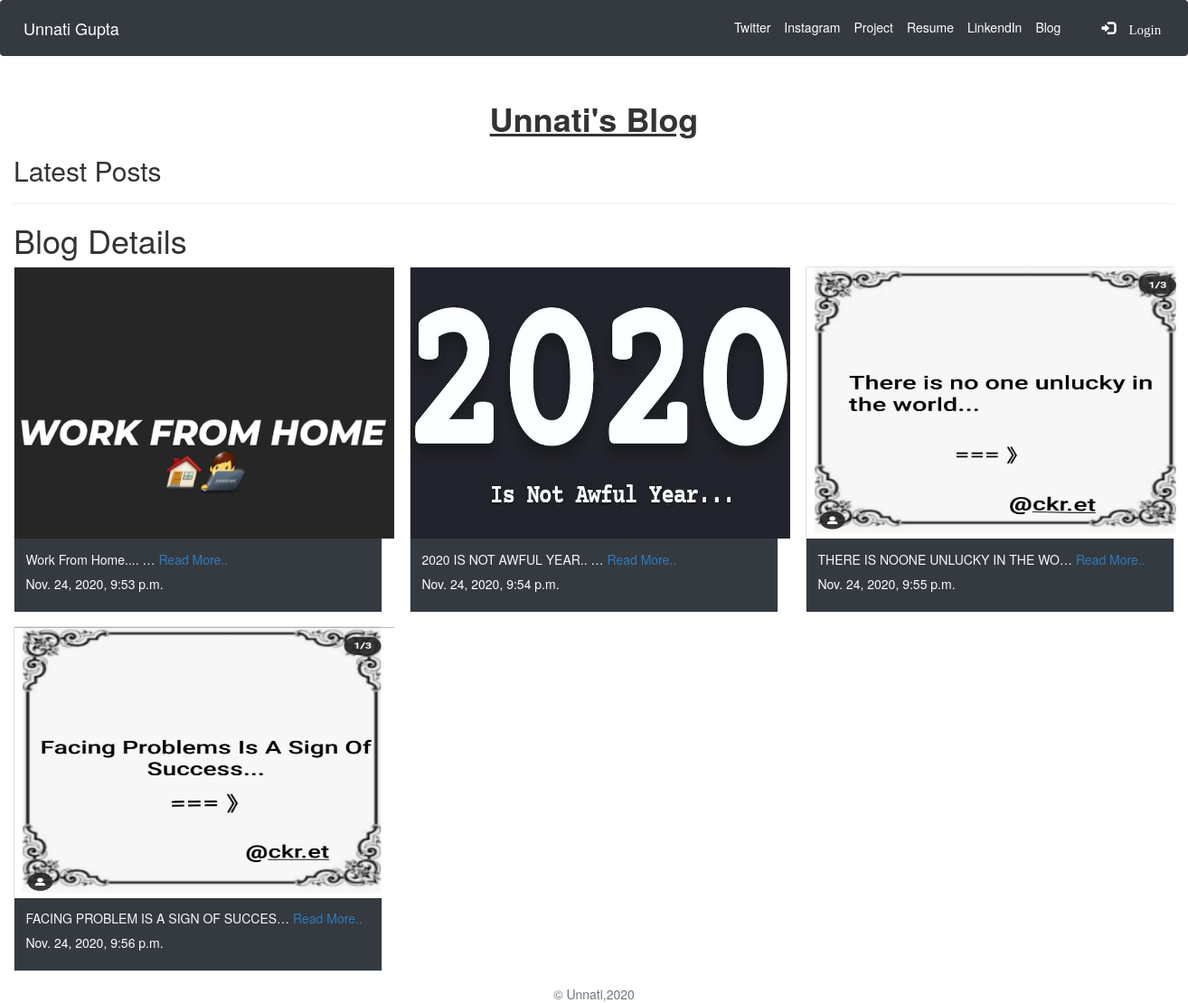
/blog/, run on an earlier commit of the app's database.
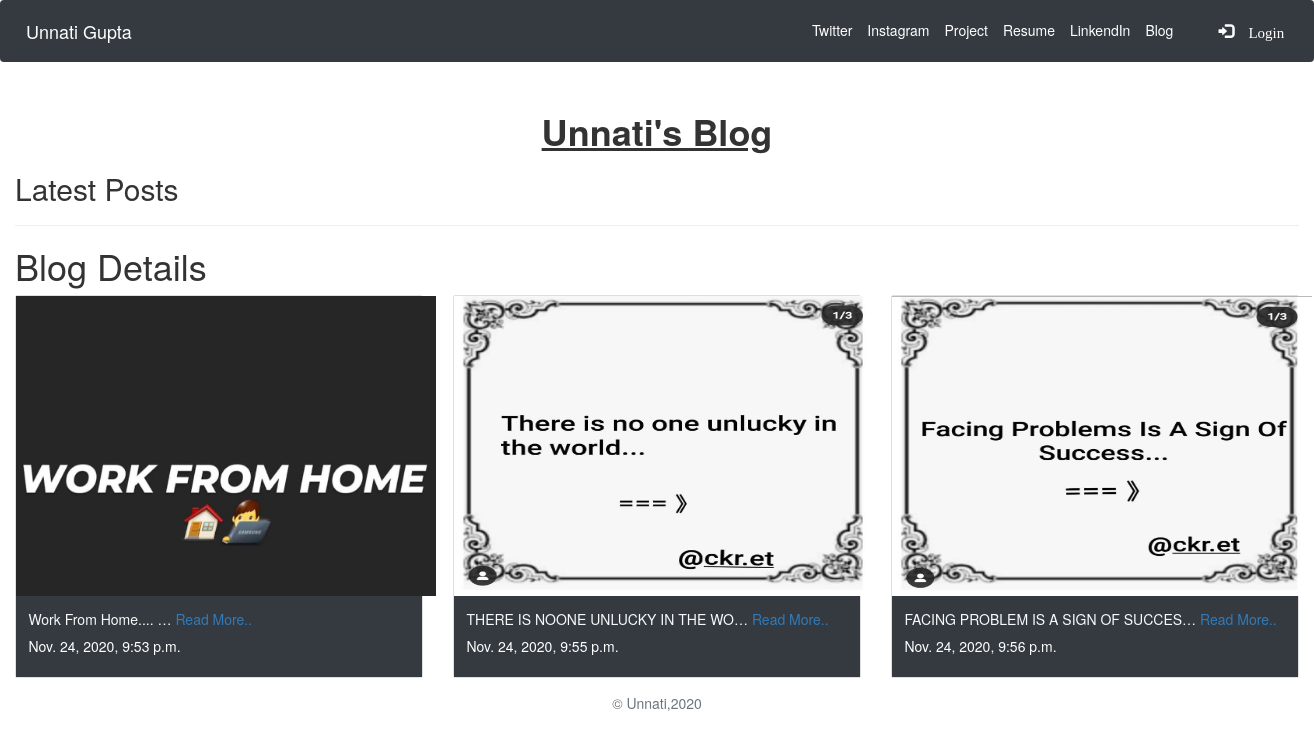
And on a later commit of the database.
### blog/models.py (models this page shows, shortened)
class Blog(models.Model):
    title = models.CharField(max_length=255)
    post_time = models.DateTimeField(auto_now_add=True)
    image = models.ImageField(upload_to='images/')
    body = models.TextField()
    def summary(self):
        return self.body[:100]

### blog/views.py (the view)
# urls.py: path('blog/', views.BlogListView.as_view(), name='blog_list_view'),
class BlogListView(ListView):
    model=Blog
    context_object_name = 'blogs'
    template_name ='blog/allblogs.html'

### templates/blog/allblogs.html (shortened to what this page needs)
{% extends 'jobs/home.html' %}
{% load static %}
{% block body_block %}
<main role="main">
  <div class="container-fluid">
      <h1 class="text-center pt-3"style="font-weight :bold;" >
        <u>  Unnati's Blog</u>
      </h1>
      <h2> Latest Posts</h2>
      <hr/>
                <h1>Blog Details</h1>
                <div class="row" pt-3>
                  {% if blogs %}
                        {% for blog in blogs %}
                           <div class="col-md-4 ">
                           <div class="card mb-4 ">
                           <img src="{{ blog.image.url }}" width="420" height="300 "/>
                           <div class="card-body bg-dark" width="300">
                             <p class="card-text text-light">{{blog.summary|truncatechars:35}}<a href="/blogdetail/{{blog.id}}">
                               Read More..</a></p>
                             <h5 style="color:white;">{{blog.post_time}}
                             </div>
                           </div>
                           </div>
{% endfor %}
{% else %}
<h1>No Blogs</h1>
{% endif %}
</div>
</main>
{% endblock %}

What changed in the data, as far as the page shows it:
removed Blog: image (picture), summary "2020 IS NOT AWFUL YEAR.. …", post_time "Nov. 24, 2020, 9:54 p.m."
